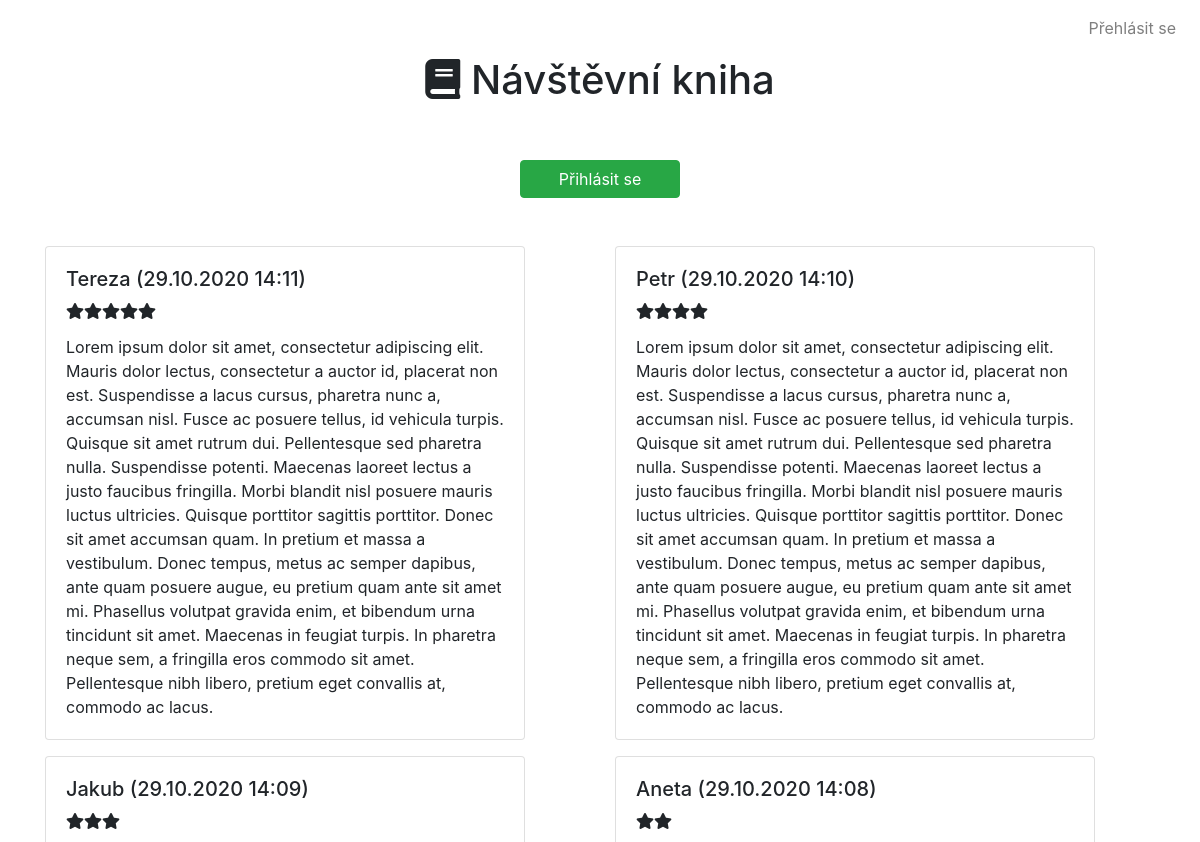
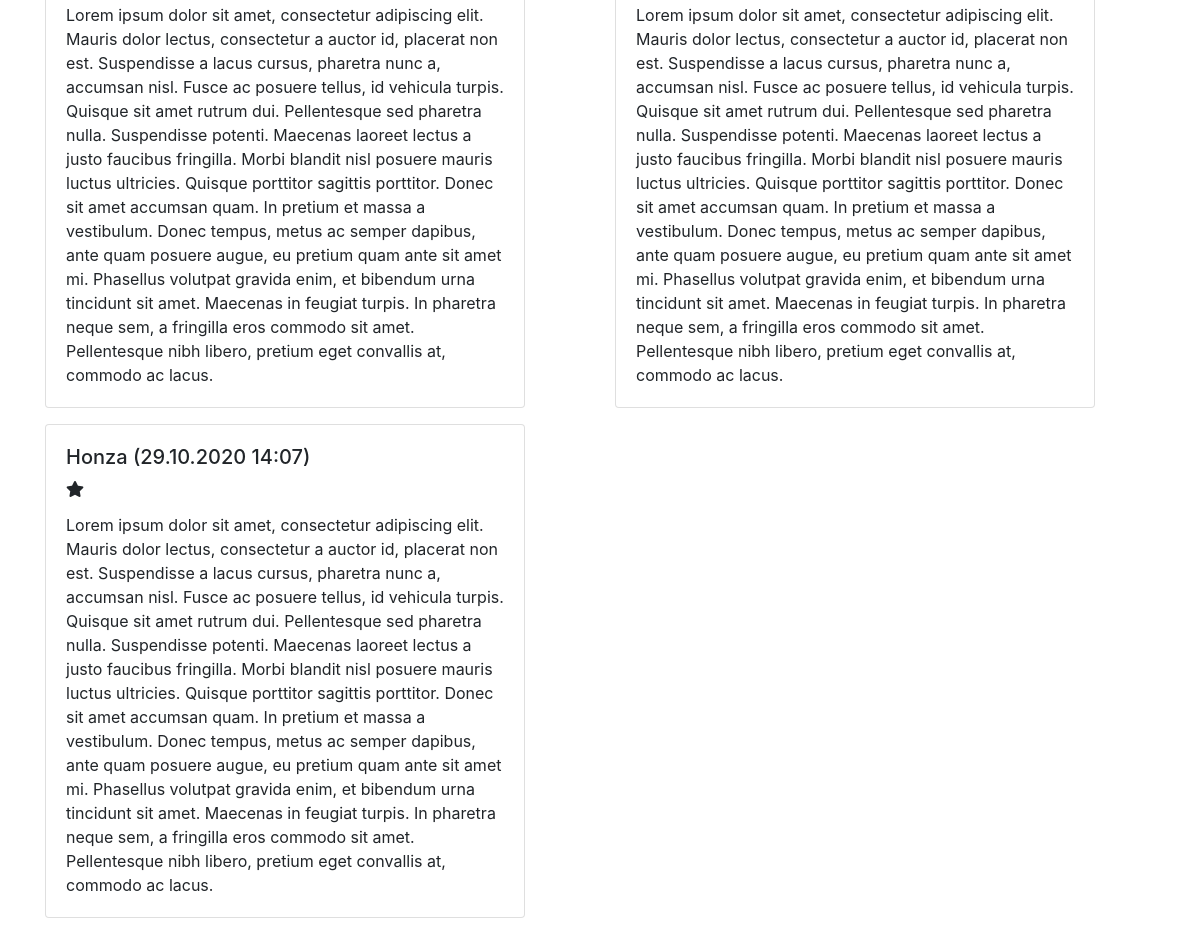
Screenshot of /GuestBook/index.php with the database file from the repository (2 pictures, top to bottom).
### tables this page shows
CREATE TABLE `prispevky` (
  `id_pri` int(11) NOT NULL,
  `jmeno` varchar(65) NOT NULL,
  `text` text NOT NULL,
  `hodnoceni` tinyint(5) NOT NULL DEFAULT 1,
  `timestamp` timestamp NOT NULL DEFAULT current_timestamp()
);

### GuestBook/index.php (the view, shortened to what this page needs)
<?php
    include_once("php/conn.php");
?>
<html>
    <head>
        <link rel="stylesheet" href="https://use.fontawesome.com/releases/v5.15.1/css/all.css">
        <link rel="stylesheet" href="https://stackpath.bootstrapcdn.com/bootstrap/4.3.1/css/bootstrap.min.css">
    </head>
    <body>
        <nav class="navbar navbar-expand-lg navbar-light">
            <ul class="navbar-nav ml-auto">
                <li class="nav-item">
                    <a class="nav-link" href="login.php">Přehlásit se</a>
                </li>
            </ul>
        </nav>
        <div class="container">
            <h1 class="text-center"><i class="fas fa-book"></i> Návštěvní kniha</h1>
            <?php
                if ($_SESSION["admin"] == 1) {
                    echo '
                        <h1>Admin sekce</h1>
                        <div class="row">
                    ';
                    $sql = "SELECT * FROM prispevky ORDER BY timestamp DESC;";
                    $result = $conn->query($sql);
                    $div = 0;
                    while ($row = $result->fetch_assoc()) {
                        $row["timestamp"] = date("d.m.Y H:i", strtotime($row["timestamp"]));
                        if ($div == 2) {
                            echo '<div class="row"><div class="col">';
                            $div = 0;
                        }
                        else {
                            echo '<div class="col">';
                        }
                        echo '
                            <div class="card mb-3" style="width: 29rem;">
                                <div class="card-body">
                                    <a href="php/delete.php?id='. $row["id_pri"] .'" class="d-inline"><button class="fas fa-times float-right btn btn-success"></button></a>
                                    <h5 class="card-title d-inline">'. $row["jmeno"] .' ('. $row["timestamp"] .')</h5>
                                    <p class="mt-1">'; for($i = 0; $i < $row["hodnoceni"]; $i++){ echo "<i class='fas fa-star'></i>"; } echo '</p>
                                    <p class="card-text">'. $row["text"] .'</p>
                                </div>
                            </div>
                        ';
                        if ($div == 1) {
                            echo '</div></div>';
                        }
                        else {
                            echo '</div>';
                        }
                        $div++;
                    }
                }
                else {
                    echo
                        '<div class="row mb-5">
                            <div class="col text-center">
                                <a href="login.php" type="submit" class="btn btn-success mt-5 text-center" style="width: 10em">Přihlásit se</a>
                            </div>
                        </div>
                        <div class="row">
                    ';
                    $sql = "SELECT * FROM prispevky ORDER BY timestamp DESC;";
                    $result = $conn->query($sql);
                    $div = 0;
                    while ($row = $result->fetch_assoc()) {
                        $row["timestamp"] = date("d.m.Y H:i", strtotime($row["timestamp"]));
                        if ($div == 2) {
                            echo '<div class="row"><div class="col">';
                            $div = 0;
                        }
                        else {
                            echo '<div class="col">';
                        }
                        echo '
                            <div class="card mb-3" style="width: 30rem;">
                                <div class="card-body">
                                    <h5 class="card-title">'. $row["jmeno"] .' ('. $row["timestamp"] .')</h5>
                                    <p>'; for($i = 0; $i < $row["hodnoceni"]; $i++){ echo "<i class='fas fa-star'></i>"; } echo '</p>
                                    <p class="card-text">'. $row["text"] .'</p>
                                </div>
                            </div>
                        ';
                        if ($div == 1) {
                            echo '</div></div>';
                        }
                        else {
                            echo '</div>';
                        }
                        $div++;
                    }
                }
            ?>
        </div>
    </body>
</html>

### rows the page displays
prispevky: jmeno "Tereza", timestamp "29.10.2020 14:11", hodnoceni 5 (drawn), text "Lorem ipsum dolor sit amet, consectetur adipiscing elit. Mauris dolor lectus, consectetur a auctor id, placerat non est. Suspendisse a lacus cursus, pharetra nunc a, accumsan nisl. Fusce ac posuere tellus, id vehicula turpis. Quisque sit amet rutrum dui. Pellentesque sed pharetra nulla. Suspendisse potenti. Maecenas laoreet lectus a justo faucibus fringilla. Morbi blandit nisl posuere mauris luctus ultricies. Quisque porttitor sagittis porttitor. Donec sit amet accumsan quam. In pretium et massa a vestibulum. Donec tempus, metus ac semper dapibus, ante quam posuere augue, eu pretium quam ante sit amet mi. Phasellus volutpat gravida enim, et bibendum urna tincidunt sit amet. Maecenas in…"
prispevky: jmeno "Petr", timestamp "29.10.2020 14:10", hodnoceni 4 (drawn), text "Lorem ipsum dolor sit amet, consectetur adipiscing elit. Mauris dolor lectus, consectetur a auctor id, placerat non est. Suspendisse a lacus cursus, pharetra nunc a, accumsan nisl. Fusce ac posuere tellus, id vehicula turpis. Quisque sit amet rutrum dui. Pellentesque sed pharetra nulla. Suspendisse potenti. Maecenas laoreet lectus a justo faucibus fringilla. Morbi blandit nisl posuere mauris luctus ultricies. Quisque porttitor sagittis porttitor. Donec sit amet accumsan quam. In pretium et massa a vestibulum. Donec tempus, metus ac semper dapibus, ante quam posuere augue, eu pretium quam ante sit amet mi. Phasellus volutpat gravida enim, et bibendum urna tincidunt sit amet. Maecenas in…"
prispevky: jmeno "Jakub", timestamp "29.10.2020 14:09", hodnoceni 3 (drawn), text "Lorem ipsum dolor sit amet, consectetur adipiscing elit. Mauris dolor lectus, consectetur a auctor id, placerat non est. Suspendisse a lacus cursus, pharetra nunc a, accumsan nisl. Fusce ac posuere tellus, id vehicula turpis. Quisque sit amet rutrum dui. Pellentesque sed pharetra nulla. Suspendisse potenti. Maecenas laoreet lectus a justo faucibus fringilla. Morbi blandit nisl posuere mauris luctus ultricies. Quisque porttitor sagittis porttitor. Donec sit amet accumsan quam. In pretium et massa a vestibulum. Donec tempus, metus ac semper dapibus, ante quam posuere augue, eu pretium quam ante sit amet mi. Phasellus volutpat gravida enim, et bibendum urna tincidunt sit amet. Maecenas in…"
prispevky: jmeno "Aneta", timestamp "29.10.2020 14:08", hodnoceni 2 (drawn), text "Lorem ipsum dolor sit amet, consectetur adipiscing elit. Mauris dolor lectus, consectetur a auctor id, placerat non est. Suspendisse a lacus cursus, pharetra nunc a, accumsan nisl. Fusce ac posuere tellus, id vehicula turpis. Quisque sit amet rutrum dui. Pellentesque sed pharetra nulla. Suspendisse potenti. Maecenas laoreet lectus a justo faucibus fringilla. Morbi blandit nisl posuere mauris luctus ultricies. Quisque porttitor sagittis porttitor. Donec sit amet accumsan quam. In pretium et massa a vestibulum. Donec tempus, metus ac semper dapibus, ante quam posuere augue, eu pretium quam ante sit amet mi. Phasellus volutpat gravida enim, et bibendum urna tincidunt sit amet. Maecenas in…"
prispevky: jmeno "Honza", timestamp "29.10.2020 14:07", hodnoceni 1 (drawn), text "Lorem ipsum dolor sit amet, consectetur adipiscing elit. Mauris dolor lectus, consectetur a auctor id, placerat non est. Suspendisse a lacus cursus, pharetra nunc a, accumsan nisl. Fusce ac posuere tellus, id vehicula turpis. Quisque sit amet rutrum dui. Pellentesque sed pharetra nulla. Suspendisse potenti. Maecenas laoreet lectus a justo faucibus fringilla. Morbi blandit nisl posuere mauris luctus ultricies. Quisque porttitor sagittis porttitor. Donec sit amet accumsan quam. In pretium et massa a vestibulum. Donec tempus, metus ac semper dapibus, ante quam posuere augue, eu pretium quam ante sit amet mi. Phasellus volutpat gravida enim, et bibendum urna tincidunt sit amet. Maecenas in…"
